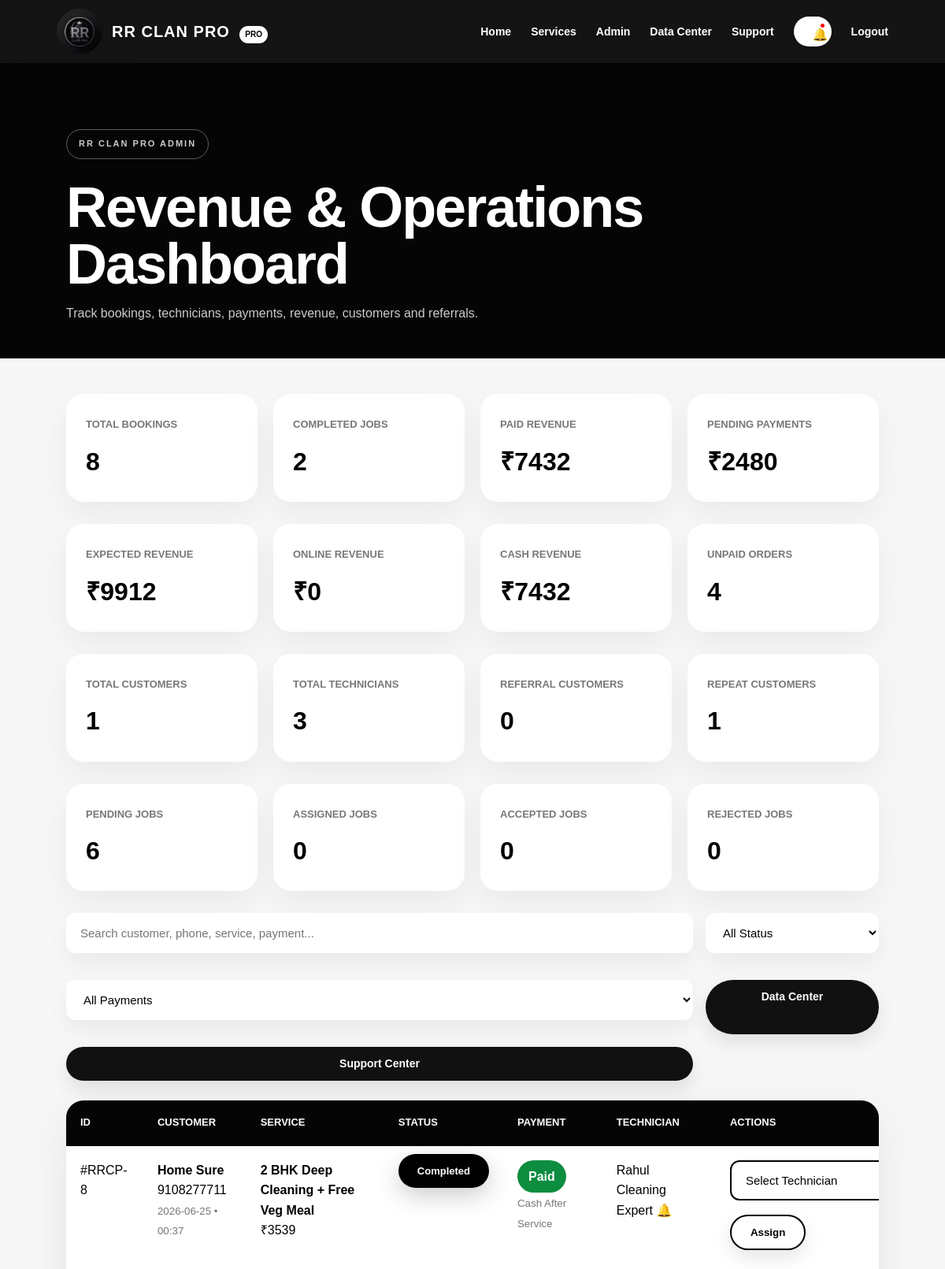
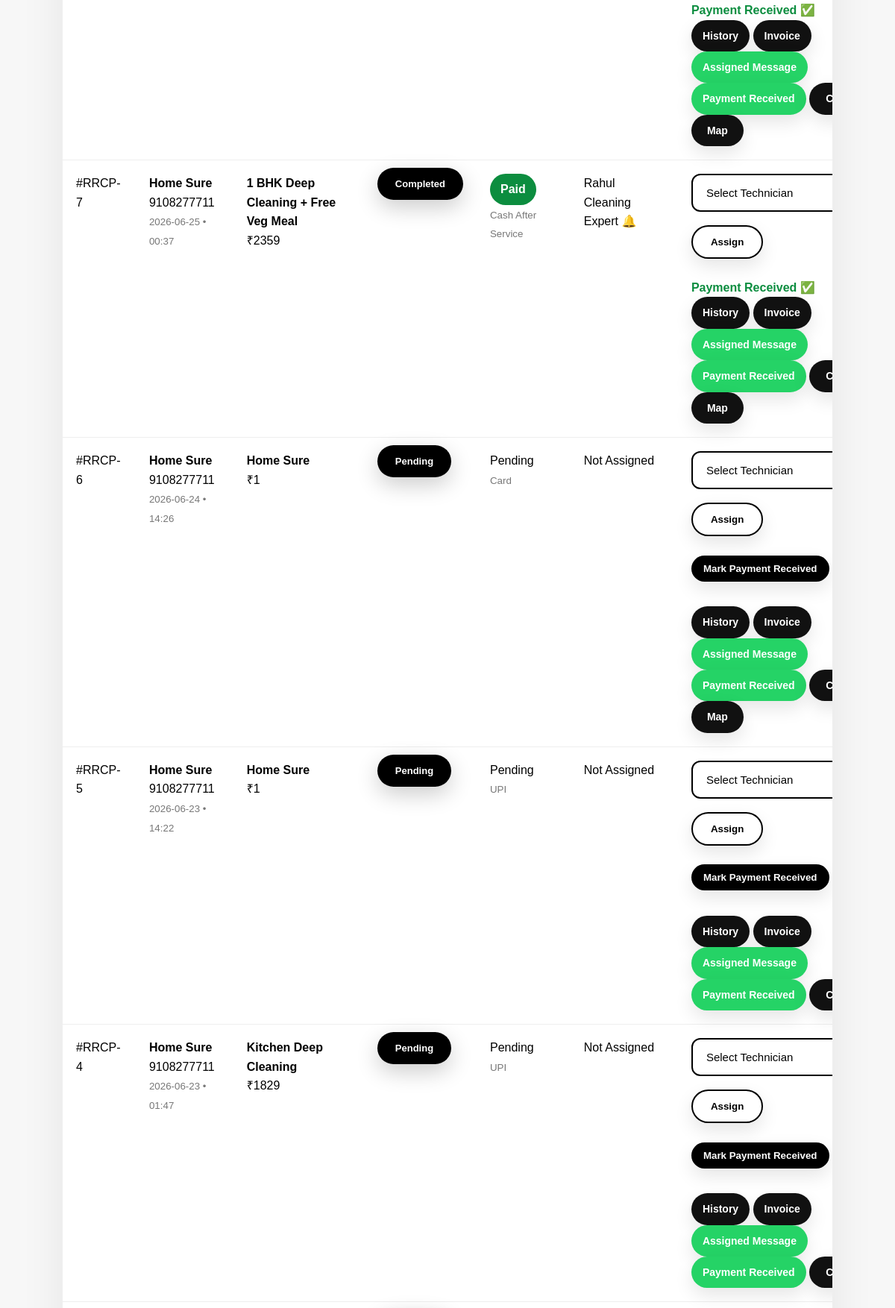
The page /admin (signed in, upper part) on the database its author committed (2 pictures, top to bottom).
### app/models.py (models this page shows)
class Booking(db.Model):
    id = db.Column(db.Integer, primary_key=True)
    customer_id = db.Column(
        db.Integer,
        db.ForeignKey("user.id"),
        nullable=False
    )
    technician_id = db.Column(
        db.Integer,
        db.ForeignKey("user.id"),
        nullable=True
    )
    service_id = db.Column(
        db.Integer,
        db.ForeignKey("service.id"),
        nullable=False
    )
    customer_name = db.Column(db.String(120), nullable=False)
    phone = db.Column(db.String(20), nullable=False)
    address = db.Column(db.Text, nullable=False)
    building_no = db.Column(db.String(120), nullable=True)
    floor = db.Column(db.String(80), nullable=True)
    landmark = db.Column(db.String(160), nullable=True)
    latitude = db.Column(db.String(80), nullable=True)
    longitude = db.Column(db.String(80), nullable=True)
    map_link = db.Column(db.Text, nullable=True)
    booking_date = db.Column(db.String(30), nullable=False)
    booking_time = db.Column(db.String(30), nullable=False)
    notes = db.Column(db.Text)
    status = db.Column(db.String(40), default="Pending")
    payment_status = db.Column(db.String(40), default="Unpaid")
    payment_method = db.Column(
        db.String(50),
        default="Cash After Service"
    )
    razorpay_order_id = db.Column(
        db.String(200),
        nullable=True
    )
    razorpay_payment_id = db.Column(
        db.String(200),
        nullable=True
    )
    razorpay_signature = db.Column(
        db.String(300),
        nullable=True
    )
    invoice_number = db.Column(
        db.String(80),
        nullable=True
    )
    coupon_code = db.Column(
        db.String(100),
        nullable=True
    )
    referral_code_used = db.Column(
        db.String(40),
        nullable=True
    )
    referred_by_user_id = db.Column(
        db.Integer,
        db.ForeignKey("user.id"),
        nullable=True
    )
    referral_reward_given = db.Column(
        db.Boolean,
        default=False
    )
    discount = db.Column(
        db.Integer,
        default=0
    )
    gst_amount = db.Column(
        db.Integer,
        default=0
    )
    total_amount = db.Column(
        db.Integer,
        default=0
    )
    rating = db.Column(db.Integer, nullable=True)
    review = db.Column(db.Text, nullable=True)
    technician_notification = db.Column(
        db.String(255),
        default="No technician assigned yet"
    )
    customer_notification = db.Column(
        db.String(255),
        default="Your booking has been created. Admin will assign a technician soon."
    )
    notification_read = db.Column(
        db.Boolean,
        default=False
    )
    created_at = db.Column(db.DateTime, default=datetime.utcnow)
    service = db.relationship("Service", backref="bookings")
    referred_by = db.relationship(
        "User",
        foreign_keys=[referred_by_user_id],
        backref="referred_bookings"
    )

class Service(db.Model):
    id = db.Column(db.Integer, primary_key=True)
    clan = db.Column(db.String(80), nullable=False)
    category = db.Column(
        db.String(100),
        nullable=False,
        default="General"
    )
    name = db.Column(db.String(120), nullable=False)
    price = db.Column(db.Integer, nullable=False)
    duration = db.Column(db.String(80), nullable=False)
    description = db.Column(
        db.Text,
        default="Professional RR CLAN PRO service with verified technician support."
    )
    image = db.Column(
        db.String(255),
        nullable=False,
        default="default.jpg"
    )
    skill_required = db.Column(db.String(80), nullable=False)

class User(UserMixin, db.Model):
    id = db.Column(db.Integer, primary_key=True)
    name = db.Column(db.String(120), nullable=False)
    email = db.Column(db.String(160), unique=True, nullable=False)
    phone = db.Column(db.String(20), unique=True)
    password_hash = db.Column(db.String(255), nullable=False)
    role = db.Column(db.String(30), nullable=False, default="customer")
    skill = db.Column(db.String(80))
    wallet_balance = db.Column(db.Integer, default=0)
    referral_code = db.Column(db.String(40), unique=True, nullable=True)
    created_at = db.Column(db.DateTime, default=datetime.utcnow)
    customer_bookings = db.relationship(
        "Booking",
        foreign_keys="Booking.customer_id",
        backref="customer",
        lazy=True,
    )
    assigned_jobs = db.relationship(
        "Booking",
        foreign_keys="Booking.technician_id",
        backref="technician",
        lazy=True,
    )

### app/routes.py (the view)
    @app.route("/admin")
    @login_required
    def admin_dashboard():
        if current_user.role != "admin":
            flash("Admin access only.", "error")
            return redirect(url_for("index"))
        bookings = Booking.query.order_by(Booking.created_at.desc()).all()
        technicians = User.query.filter_by(role="technician").all()
        notifications = Booking.query.filter_by(notification_read=False).count()
        customers_count = User.query.filter_by(role="customer").count()
        referral_customers = Booking.query.filter(
            Booking.referred_by_user_id.isnot(None)
        ).count()
        repeat_customers = (
            db.session.query(Booking.customer_id)
            .group_by(Booking.customer_id)
            .having(db.func.count(Booking.id) > 1)
            .count()
        )
        open_tickets = SupportTicket.query.filter_by(status="Open").count()
        return render_template(
            "admin_dashboard.html",
            bookings=bookings,
            technicians=technicians,
            notifications=notifications,
            customers_count=customers_count,
            referral_customers=referral_customers,
            repeat_customers=repeat_customers,
            open_tickets=open_tickets
        )

### app/__init__.py (called while the page is built)
def create_app():
    app = Flask(__name__, instance_relative_config=True)
    app.config["SECRET_KEY"] = "change-this-secret-key-before-production"
    app.config["SQLALCHEMY_DATABASE_URI"] = "sqlite:///rrclanpro.db"
    app.config["SQLALCHEMY_TRACK_MODIFICATIONS"] = False
    app.config["RAZORPAY_KEY_ID"] = os.getenv("RAZORPAY_KEY_ID")
    app.config["RAZORPAY_KEY_SECRET"] = os.getenv("RAZORPAY_KEY_SECRET")
    db.init_app(app)
    login_manager.init_app(app)
    from app.models import User
    from app.routes import register_routes
    register_routes(app)
    @login_manager.user_loader
    def load_user(user_id):
        return User.query.get(int(user_id))
    with app.app_context():
        db.create_all()
        seed_database()
    return app

### app/templates/admin_dashboard.html (shortened to what this page needs)
{% extends "layout.html" %}
{% block content %}
<section class="admin-clean-header">
    <p class="hero-tag">RR CLAN PRO ADMIN</p>
    <h1>Revenue & Operations Dashboard</h1>
    <p>Track bookings, technicians, payments, revenue, customers and referrals.</p>
</section>
<section class="admin-clean-section">
    {% set paid_bookings = bookings|selectattr("payment_status","equalto","Paid")|list %}
    {% set unpaid_bookings = bookings|rejectattr("payment_status","equalto","Paid")|list %}
    {% set completed_bookings = bookings|selectattr("status","equalto","Completed")|list %}
    {% set pending_bookings = bookings|selectattr("status","equalto","Pending")|list %}
    {% set assigned_bookings = bookings|selectattr("status","equalto","Assigned")|list %}
    {% set accepted_bookings = bookings|selectattr("status","equalto","Accepted")|list %}
    {% set rejected_bookings = bookings|selectattr("status","equalto","Rejected")|list %}
    {% set online_paid = paid_bookings|selectattr("payment_method","equalto","Online Payment")|list %}
    {% set cash_paid = paid_bookings|selectattr("payment_method","equalto","Cash After Service")|list %}
    <div class="admin-clean-stats">
        <div>
            <span>Total Bookings</span>
            <h2>{{ bookings|length }}</h2>
        </div>
        <div>
            <span>Completed Jobs</span>
            <h2>{{ completed_bookings|length }}</h2>
        </div>
        <div>
            <span>Paid Revenue</span>
            <h2>₹{{ paid_bookings|sum(attribute="total_amount") }}</h2>
        </div>
        <div>
            <span>Pending Payments</span>
            <h2>₹{{ unpaid_bookings|sum(attribute="total_amount") }}</h2>
        </div>
    </div>
    <div class="admin-clean-stats revenue-grid">
        <div>
            <span>Expected Revenue</span>
            <h2>₹{{ bookings|sum(attribute="total_amount") }}</h2>
        </div>
        <div>
            <span>Online Revenue</span>
            <h2>₹{{ online_paid|sum(attribute="total_amount") }}</h2>
        </div>
        <div>
            <span>Cash Revenue</span>
            <h2>₹{{ cash_paid|sum(attribute="total_amount") }}</h2>
        </div>
        <div>
            <span>Unpaid Orders</span>
            <h2>{{ unpaid_bookings|length }}</h2>
        </div>
    </div>
    <div class="admin-clean-stats revenue-grid">
        <div>
            <span>Total Customers</span>
            <h2>{{ customers_count or 0 }}</h2>
        </div>
        <div>
            <span>Total Technicians</span>
            <h2>{{ technicians|length }}</h2>
        </div>
        <div>
            <span>Referral Customers</span>
            <h2>{{ referral_customers or 0 }}</h2>
        </div>
        <div>
            <span>Repeat Customers</span>
            <h2>{{ repeat_customers or 0 }}</h2>
        </div>
    </div>
    <div class="admin-clean-stats revenue-grid">
        <div>
            <span>Pending Jobs</span>
            <h2>{{ pending_bookings|length }}</h2>
        </div>
        <div>
            <span>Assigned Jobs</span>
            <h2>{{ assigned_bookings|length }}</h2>
        </div>
        <div>
            <span>Accepted Jobs</span>
            <h2>{{ accepted_bookings|length }}</h2>
        </div>
        <div>
            <span>Rejected Jobs</span>
            <h2>{{ rejected_bookings|length }}</h2>
        </div>
    </div>
    <div class="admin-control-bar">
        <input
            type="text"
            id="bookingSearch"
            placeholder="Search customer, phone, service, payment..."
        >
        <select id="statusFilter">
            <option value="all">All Status</option>
        </select>
        <select id="paymentFilter">
            <option value="all">All Payments</option>
        </select>
        <a href="{{ url_for('admin_data') }}" class="small-btn">
            Data Center
        </a>
        <a href="{{ url_for('admin_support') }}" class="small-btn">
    Support Center
</a>
    </div>
    <div class="admin-table-box">
        <table class="admin-booking-table">
            <thead>
                <tr>
                    <th>ID</th>
                    <th>Customer</th>
                    <th>Service</th>
                    <th>Status</th>
                    <th>Payment</th>
                    <th>Technician</th>
                    <th>Actions</th>
                </tr>
            </thead>
            <tbody>
            {% for booking in bookings %}
            <tr
                class="booking-row"
                data-status="{{ booking.status }}"
                data-payment="{{ booking.payment_status }}"
                data-search="{{ booking.customer_name }} {{ booking.phone }} {{ booking.service.name }} {{ booking.payment_status }} {{ booking.payment_method }}"
            >
                <td>#RRCP-{{ booking.id }}</td>
                <td>
                    <strong>{{ booking.customer_name }}</strong><br>
                    {{ booking.phone }}<br>
                    <small>{{ booking.booking_date }} • {{ booking.booking_time }}</small>
                </td>
                <td>
                    <strong>{{ booking.service.name }}</strong><br>
                    {% if booking.total_amount %}
                        ₹{{ booking.total_amount }}
                    {% else %}
                        ₹{{ (booking.service.price * 1.18)|round(0) }}
                    {% endif %}
                </td>
                <td>
                    <span class="clean-status">
                        {{ booking.status }}
                    </span>
                </td>
                <td>
                    {% if booking.payment_status == "Paid" %}
                        <span class="payment-paid">Paid</span>
                    {% elif booking.payment_status == "Pending" %}
                        <span class="payment-pending">Pending</span>
                    {% elif booking.payment_status == "Failed" %}
                        <span class="payment-failed">Failed</span>
                    {% else %}
                        <span class="payment-unpaid">Unpaid</span>
                    {% endif %}
                    <br>
                    <small>{{ booking.payment_method or "Cash After Service" }}</small>
                </td>
                <td>
                    {% if booking.technician %}
                        {{ booking.technician.name }}
                        {% if not booking.notification_read %}
                            🔔
                        {% endif %}
                    {% else %}
                        Not Assigned
                    {% endif %}
                </td>
                <td>
                    <form
                        method="POST"
                        action="{{ url_for('assign_booking', booking_id=booking.id) }}"
                    >
                        <select name="technician_id" required>
                            <option value="">Select Technician</option>
                        </select>
                        <button type="submit">
                            Assign
                        </button>
                    </form>
                    <br>
                    {% if booking.payment_status != "Paid" %}
                    <form
                        method="POST"
                        action="{{ url_for('mark_payment_received', booking_id=booking.id) }}"
                    >
                        <button type="submit" class="payment-btn">
                            Mark Payment Received
                        </button>
                    </form>
                    {% else %}
                        <span class="paid-done">Payment Received ✅</span>
                    {% endif %}
                    <br>
                    <a
                        class="small-btn"
                        href="{{ url_for('customer_history', customer_id=booking.customer_id) }}"
                    >
                        History
                    </a>
                    <a
                        class="small-btn"
                        href="{{ url_for('download_invoice', booking_id=booking.id) }}"
                    >
                        Invoice
                    </a>
                    <a
                        class="small-btn whatsapp-btn"
                        target="_blank"
                        href="https://wa.me/91{{ booking.phone }}?text=Hello%20{{ booking.customer_name }}%2C%20your%20RR%20CLAN%20PRO%20booking%20has%20been%20assigned%20to%20a%20technician.%20Our%20team%20will%20contact%20you%20shortly."
                    >
                        Assigned Message
                    </a>
                    <a
                        class="small-btn whatsapp-btn"
                        target="_blank"
                        href="https://wa.me/91{{ booking.phone }}?text=Hello%20{{ booking.customer_name }}%2C%20we%20have%20successfully%20received%20your%20payment.%20Thank%20you%20for%20choosing%20RR%20CLAN%20PRO."
                    >
                        Payment Received
                    </a>
                    <a
                        class="small-btn call-btn"
                        href="tel:{{ booking.phone }}"
                    >
                        Call
                    </a>
                    {% if booking.map_link %}
                    <a
                        class="small-btn"
                        target="_blank"
                        href="{{ booking.map_link }}"
                    >
                        Map
                    </a>
                    {% endif %}
                </td>
            </tr>
            {% endfor %}
            </tbody>
        </table>
    </div>
</section>
{% endblock %}

### rows shown on the page
Booking: id "8", customer_name "Home Sure", phone "9108277711", booking_date "2026-06-25", booking_time "00:37", service.name "2 BHK Deep Cleaning + Free Veg Meal", total_amount "3539", status "Completed", payment_status "Paid", payment_method "Cash After Service", technician.name "Rahul Cleaning Expert"
Booking: id "7", customer_name "Home Sure", phone "9108277711", booking_date "2026-06-25", booking_time "00:37", service.name "1 BHK Deep Cleaning + Free Veg Meal", total_amount "2359", status "Completed", payment_status "Paid", payment_method "Cash After Service", technician.name "Rahul Cleaning Expert"
Booking: id "6", customer_name "Home Sure", phone "9108277711", booking_date "2026-06-24", booking_time "14:26", service.name "Home Sure", total_amount "1", status "Pending", payment_status "Pending", payment_method "Card", shows "Not Assigned"
Booking: id "5", customer_name "Home Sure", phone "9108277711", booking_date "2026-06-23", booking_time "14:22", service.name "Home Sure", total_amount "1", status "Pending", payment_status "Pending", payment_method "UPI", shows "Not Assigned"
Booking: id "4", customer_name "Home Sure", phone "9108277711", booking_date "2026-06-23", booking_time "01:47", service.name "Kitchen Deep Cleaning", total_amount "1829", status "Pending", payment_status "Pending", payment_method "UPI", shows "Not Assigned"

### other values the page prints
{{ bookings|length }} "8"
{{ completed_bookings|length }} "2"
{{ paid_bookings|sum(attribute="total_amount") }} "7432"
{{ unpaid_bookings|sum(attribute="total_amount") }} "2480"
{{ bookings|sum(attribute="total_amount") }} "9912"
{{ online_paid|sum(attribute="total_amount") }} "0"
{{ cash_paid|sum(attribute="total_amount") }} "7432"
{{ unpaid_bookings|length }} "4"
{{ customers_count or 0 }} "1"
{{ technicians|length }} "3"
{{ referral_customers or 0 }} "0"
{{ repeat_customers or 0 }} "1"
{{ pending_bookings|length }} "6"
{{ assigned_bookings|length }} "0"
{{ accepted_bookings|length }} "0"
